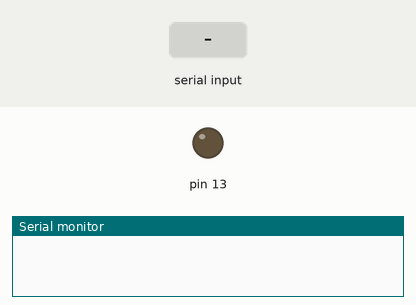
This sketch was run on a simulated Arduino Uno, built with avr-gcc and run on an emulated ATmega328P. Shown: output pins drawn as LEDs (lit = HIGH), the last lines printed to the serial monitor. The test bench sets the inputs (shaded band).

Above: at 1.2 s.
1.3 s: "1\n" received over Serial
At 1.6 s:
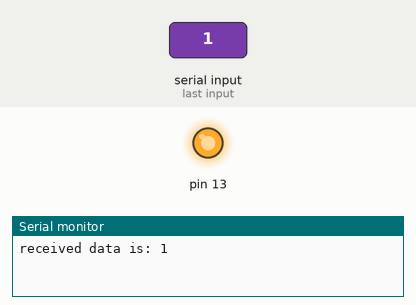
2.8 s: "0\n" received over Serial
At 3.9 s:
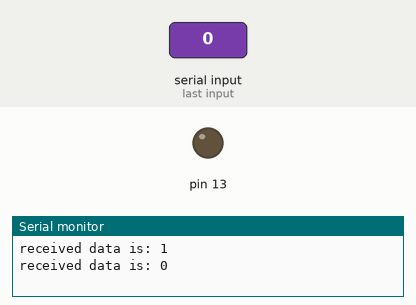
Timing chart, 0 to 5.8 s (numbered marks = the images above; inputs shaded):
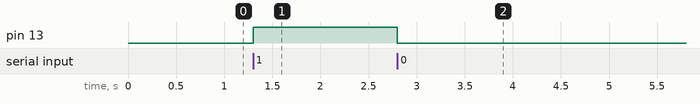

Measured:
- after the input at 1.3 s, pin 13: LOW → HIGH at once
- after the input at 2.8 s, pin 13: HIGH → LOW at once

The sketch:

UART.ino
```cpp
char received_data;

void setup() {
  Serial.begin(9600);
  pinMode(13, OUTPUT);
}

void loop() {
  if (Serial.available() > 0) {
    received_data = (char)Serial.read();

    // Ignore carriage return and newline
    if (received_data == '\r' || received_data == '\n') {
      return; // skip processing
    }

    Serial.print("received data is: ");

    if (received_data == '1') {
      digitalWrite(13, HIGH);
      Serial.println(received_data);
    }
    else if (received_data == '0') {
      digitalWrite(13, LOW);
      Serial.println(received_data);
    }
    else {
      Serial.println(" invalid");
    }
  }
}
```
